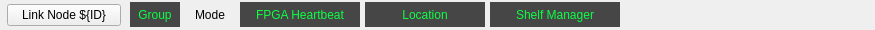
<?xml version="1.0" encoding="UTF-8"?>
<ui version="4.0">
 <class>Form</class>
 <widget class="QWidget" name="Form">
  <property name="geometry">
   <rect>
    <x>0</x>
    <y>0</y>
    <width>875</width>
    <height>30</height>
   </rect>
  </property>
  <property name="minimumSize">
   <size>
    <width>0</width>
    <height>30</height>
   </size>
  </property>
  <property name="maximumSize">
   <size>
    <width>16777215</width>
    <height>28</height>
   </size>
  </property>
  <property name="windowTitle">
   <string>Form</string>
  </property>
  <layout class="QHBoxLayout" name="horizontalLayout_2">
   <property name="spacing">
    <number>4</number>
   </property>
   <property name="leftMargin">
    <number>0</number>
   </property>
   <property name="topMargin">
    <number>0</number>
   </property>
   <property name="rightMargin">
    <number>0</number>
   </property>
   <property name="bottomMargin">
    <number>0</number>
   </property>
   <item>
    <layout class="QHBoxLayout" name="horizontalLayout">
     <property name="spacing">
      <number>5</number>
     </property>
     <property name="leftMargin">
      <number>5</number>
     </property>
     <property name="topMargin">
      <number>0</number>
     </property>
     <property name="bottomMargin">
      <number>0</number>
     </property>
     <item>
      <widget class="PyDMFrame" name="PyDMFrame">
       <property name="minimumSize">
        <size>
         <width>120</width>
         <height>28</height>
        </size>
       </property>
       <property name="maximumSize">
        <size>
         <width>120</width>
         <height>28</height>
        </size>
       </property>
       <property name="toolTip">
        <string/>
       </property>
       <property name="alarmSensitiveBorder" stdset="0">
        <bool>true</bool>
       </property>
       <property name="channel" stdset="0">
        <string>ca://${P}:STATSUMY</string>
       </property>
       <layout class="QGridLayout" name="gridLayout_2">
        <property name="leftMargin">
         <number>2</number>
        </property>
        <property name="topMargin">
         <number>2</number>
        </property>
        <property name="rightMargin">
         <number>2</number>
        </property>
        <property name="bottomMargin">
         <number>2</number>
        </property>
        <item row="0" column="0">
         <layout class="QGridLayout" name="gridLayout">
          <property name="rightMargin">
           <number>2</number>
          </property>
          <item row="0" column="0">
           <widget class="PyDMRelatedDisplayButton" name="PyDMRelatedDisplayButton">
            <property name="minimumSize">
             <size>
              <width>0</width>
              <height>0</height>
             </size>
            </property>
            <property name="toolTip">
             <string/>
            </property>
            <property name="text">
             <string>Link Node ${ID}</string>
            </property>
            <property name="icon">
             <iconset>
              <normaloff>lcls_mps_lockup_stacked_digital.png</normaloff>lcls_mps_lockup_stacked_digital.png</iconset>
            </property>
            <property name="filenames" stdset="0">
             <stringlist>
              <string>$PYDM/mps/mps_link_node.ui</string>
             </stringlist>
            </property>
            <property name="showIcon" stdset="0">
             <bool>false</bool>
            </property>
            <property name="macros" stdset="0">
             <stringlist>
              <string>{&quot;P&quot;:&quot;${P}&quot;}</string>
             </stringlist>
            </property>
            <property name="openInNewWindow" stdset="0">
             <bool>true</bool>
            </property>
           </widget>
          </item>
         </layout>
        </item>
       </layout>
      </widget>
     </item>
     <item>
      <widget class="PyDMLabel" name="PyDMLabel">
       <property name="minimumSize">
        <size>
         <width>50</width>
         <height>25</height>
        </size>
       </property>
       <property name="maximumSize">
        <size>
         <width>50</width>
         <height>25</height>
        </size>
       </property>
       <property name="font">
        <font>
         <pointsize>9</pointsize>
        </font>
       </property>
       <property name="toolTip">
        <string/>
       </property>
       <property name="styleSheet">
        <string notr="true">color: rgb(12, 255, 68);
background-color: rgb(70, 70, 70);</string>
       </property>
       <property name="text">
        <string>Group</string>
       </property>
       <property name="alignment">
        <set>Qt::AlignCenter</set>
       </property>
       <property name="channel" stdset="0">
        <string>ca://${P}:LN_GROUP</string>
       </property>
      </widget>
     </item>
     <item>
      <widget class="PyDMLabel" name="PyDMLabel_3">
       <property name="minimumSize">
        <size>
         <width>50</width>
         <height>25</height>
        </size>
       </property>
       <property name="maximumSize">
        <size>
         <width>50</width>
         <height>25</height>
        </size>
       </property>
       <property name="font">
        <font>
         <pointsize>9</pointsize>
        </font>
       </property>
       <property name="toolTip">
        <string/>
       </property>
       <property name="styleSheet">
        <string notr="true"/>
       </property>
       <property name="text">
        <string>Mode</string>
       </property>
       <property name="alignment">
        <set>Qt::AlignCenter</set>
       </property>
       <property name="alarmSensitiveContent" stdset="0">
        <bool>true</bool>
       </property>
       <property name="channel" stdset="0">
        <string>ca://SIOC:${LOCA}:${IOC_UNIT}:FACMODE_RBV</string>
       </property>
      </widget>
     </item>
     <item>
      <widget class="PyDMLabel" name="PyDMLabel_2">
       <property name="minimumSize">
        <size>
         <width>120</width>
         <height>25</height>
        </size>
       </property>
       <property name="maximumSize">
        <size>
         <width>120</width>
         <height>25</height>
        </size>
       </property>
       <property name="font">
        <font>
         <pointsize>9</pointsize>
        </font>
       </property>
       <property name="toolTip">
        <string/>
       </property>
       <property name="styleSheet">
        <string notr="true">color: rgb(12, 255, 68);
background-color: rgb(70, 70, 70);</string>
       </property>
       <property name="text">
        <string>FPGA Heartbeat</string>
       </property>
       <property name="alignment">
        <set>Qt::AlignCenter</set>
       </property>
       <property name="channel" stdset="0">
        <string>ca://${P}:FPGA_UPTIMECNT</string>
       </property>
      </widget>
     </item>
     <item>
      <widget class="PyDMLabel" name="PyDMLabel_5">
       <property name="minimumSize">
        <size>
         <width>120</width>
         <height>25</height>
        </size>
       </property>
       <property name="maximumSize">
        <size>
         <width>120</width>
         <height>25</height>
        </size>
       </property>
       <property name="font">
        <font>
         <pointsize>9</pointsize>
        </font>
       </property>
       <property name="toolTip">
        <string/>
       </property>
       <property name="styleSheet">
        <string notr="true">color: rgb(12, 255, 68);
background-color: rgb(70, 70, 70);</string>
       </property>
       <property name="text">
        <string>Location</string>
       </property>
       <property name="alignment">
        <set>Qt::AlignCenter</set>
       </property>
       <property name="channel" stdset="0">
        <string>ca://${P}:APP_LOCATION</string>
       </property>
      </widget>
     </item>
     <item>
      <widget class="PyDMLabel" name="PyDMLabel_7">
       <property name="minimumSize">
        <size>
         <width>130</width>
         <height>25</height>
        </size>
       </property>
       <property name="maximumSize">
        <size>
         <width>130</width>
         <height>25</height>
        </size>
       </property>
       <property name="font">
        <font>
         <pointsize>9</pointsize>
        </font>
       </property>
       <property name="toolTip">
        <string/>
       </property>
       <property name="styleSheet">
        <string notr="true">color: rgb(12, 255, 68);
background-color: rgb(70, 70, 70);</string>
       </property>
       <property name="text">
        <string>Shelf Manager</string>
       </property>
       <property name="alignment">
        <set>Qt::AlignCenter</set>
       </property>
       <property name="channel" stdset="0">
        <string>ca://${P}:LN_SHM_NAME</string>
       </property>
      </widget>
     </item>
     <item>
      <spacer name="horizontalSpacer">
       <property name="orientation">
        <enum>Qt::Horizontal</enum>
       </property>
       <property name="sizeHint" stdset="0">
        <size>
         <width>40</width>
         <height>20</height>
        </size>
       </property>
      </spacer>
     </item>
    </layout>
   </item>
  </layout>
 </widget>
 <customwidgets>
  <customwidget>
   <class>PyDMLabel</class>
   <extends>QLabel</extends>
   <header>pydm.widgets.label</header>
  </customwidget>
  <customwidget>
   <class>PyDMFrame</class>
   <extends>QFrame</extends>
   <header>pydm.widgets.frame</header>
   <container>1</container>
  </customwidget>
  <customwidget>
   <class>PyDMRelatedDisplayButton</class>
   <extends>QPushButton</extends>
   <header>pydm.widgets.related_display_button</header>
  </customwidget>
 </customwidgets>
 <resources/>
 <connections/>
</ui>
